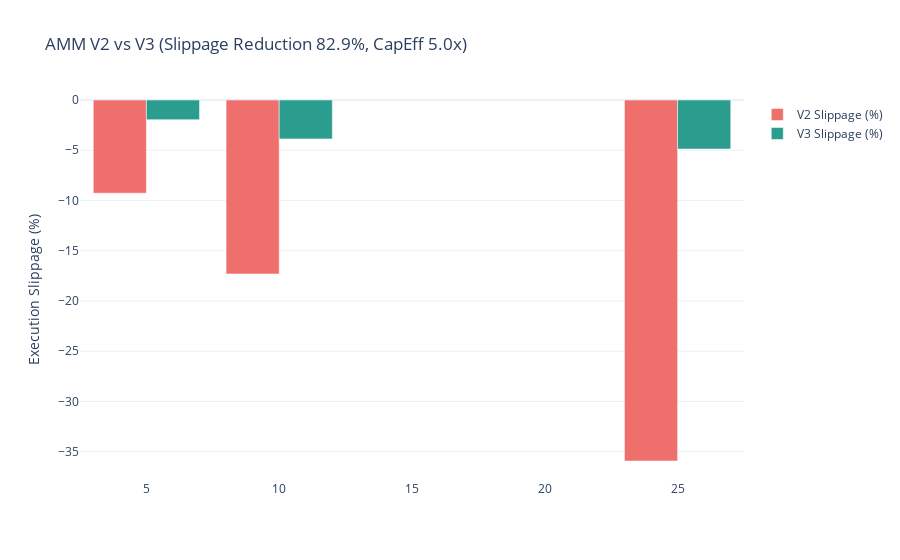

The code cell stored with this chart in its notebook:
### Markdown cell above
## 6. Análisis AMM: Comparación V2 vs V3

### 6.1 Contexto: ¿Por qué AMM para Deuda Tokenizada?

La liquidez secundaria es crítica para reducir la prima de iliquidez. En project finance tradicional, los instrumentos de deuda son altamente ilíquidos (Bao, Pan & Wang, 2011), resultando en spreads de 50-100 bps adicionales.

Los Automated Market Makers (AMM) permiten:
- Trading 24/7 sin libro de órdenes
- Liquidez inmediata para cualquier tamaño
- Transparencia de precios on-chain

### 6.2 Modelos Evaluados

**Uniswap V2 (Constant Product):**
$$x \cdot y = k$$

La liquidez se distribuye uniformemente sobre todo el rango de precios [0, ∞), resultando en:
- Alta ineficiencia de capital
- Slippage significativo para trades grandes

**Uniswap V3 (Concentrated Liquidity):**

Los LP concentran liquidez en rangos específicos:
$$L = \frac{\Delta y}{\sqrt{P_{upper}} - \sqrt{P_{lower}}}$$

Para tokens de deuda que operan cerca de par (±5%), esto es ideal:
- Rango recomendado: ticks -500 a +500 (≈ 95.12% a 105.13% de par)
- 5x eficiencia de capital vs V2

### 6.3 Resultados de la Comparación

### Code cell
# Visualización: Comparación V2 vs V3
PANELS['amm_comparison']

### Figure 1 — Plotly figure (JSON) as saved in the notebook; plotly's stock layout.template omitted (floating-point values rounded to 4 significant figures)
{"data": [{"marker": {"color": "#ef6f6c"}, "name": "V2 Slippage (%)", "type": "bar", "x": [5, 10, 25], "y": [-9.27, -17.31, -35.92]}, {"marker": {"color": "#2a9d8f"}, "name": "V3 Slippage (%)", "type": "bar", "x": [5, 10, 25], "y": [-1.96, -3.87, -4.88]}], "layout": {"barmode": "group", "title": {"text": "AMM V2 vs V3 (Slippage Reduction 82.9%, CapEff 5.0x)"}, "yaxis": {"title": {"text": "Execution Slippage (%)"}}}}
